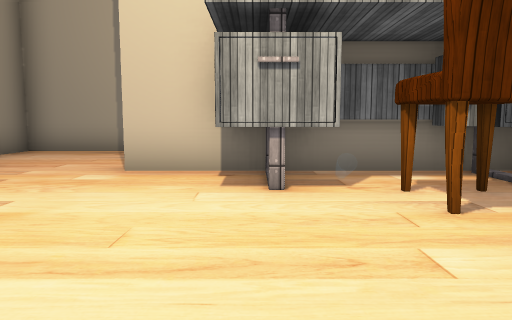
view 1 (above)

20 first-person views from a walk through a Unity game level. The camera is 1.4 m above the floor, tilts 6° down and sees 70° across. The floor is counted in squares, 2 m on a side. Each view is taken from the middle of a square. On the plan, view 1 faces up. The plan holds only what a view shows up to about 11 squares ahead; the rest is blank. The place goes on beyond the plan. The player is left out. Door leaves are left out, so doorways stand open. Some surface patterns are stand-ins.

view 2
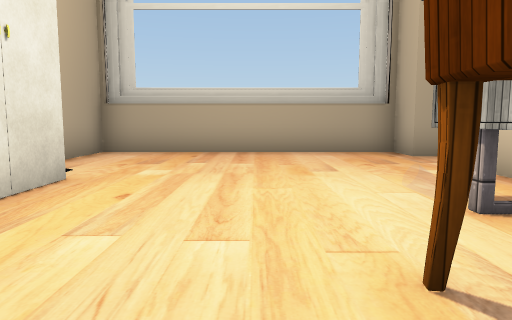

view 3
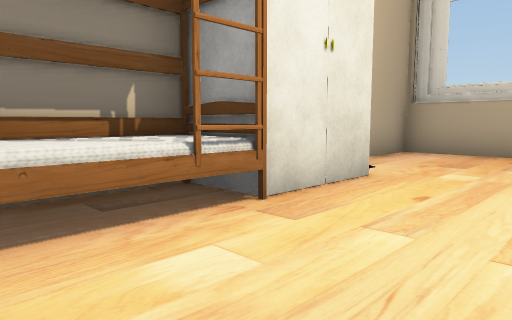

view 4
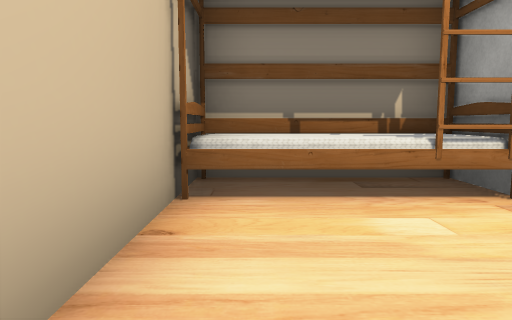

view 5
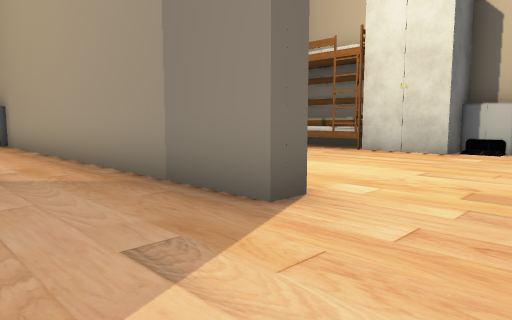

view 6
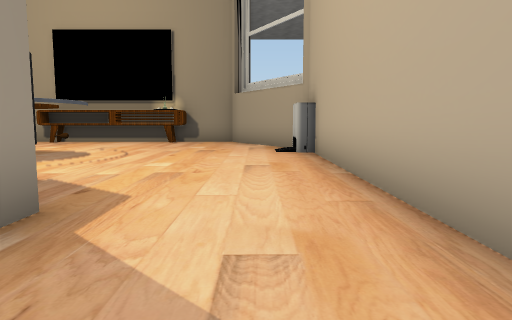

view 7
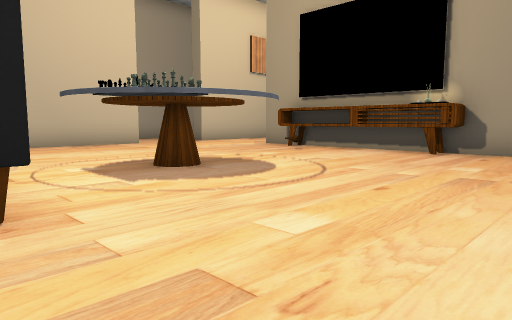

view 8
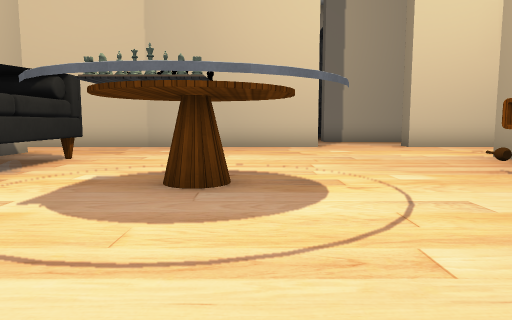

view 9
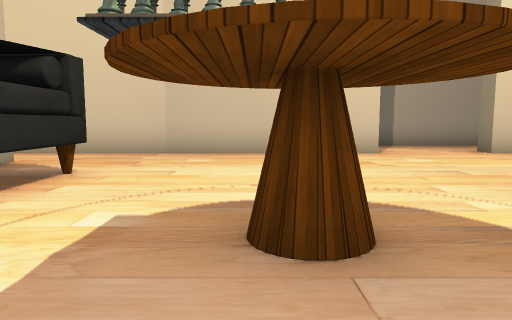

view 10
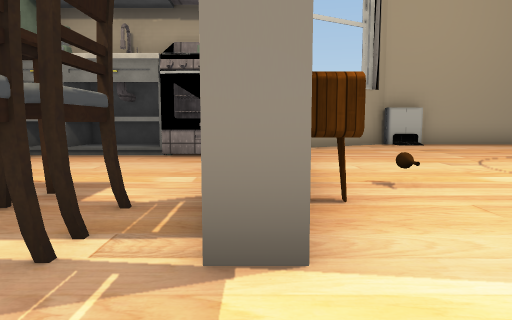

view 11
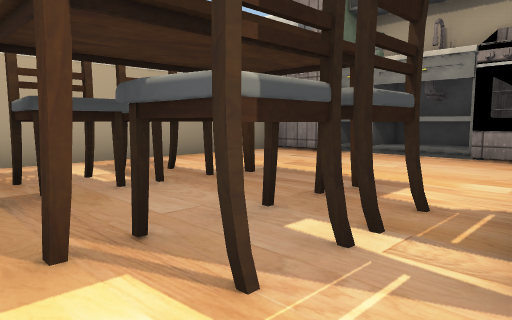

view 12
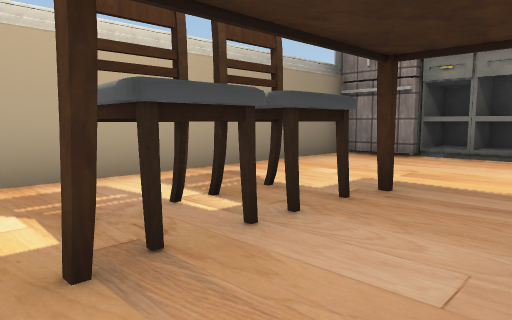

view 13
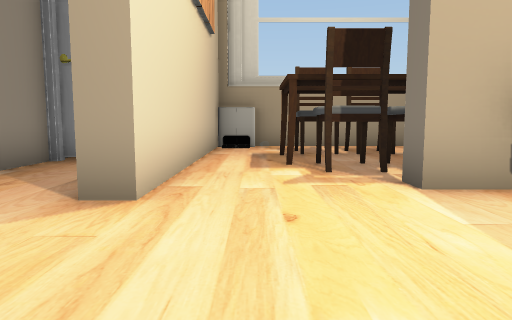

view 14
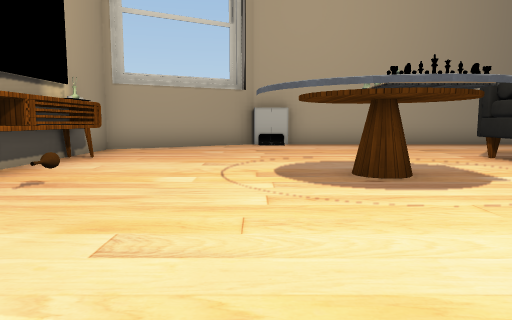

view 15
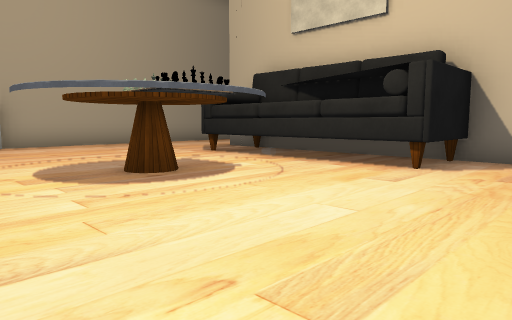

view 16
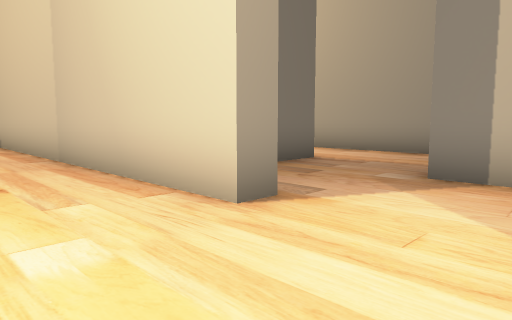

view 17
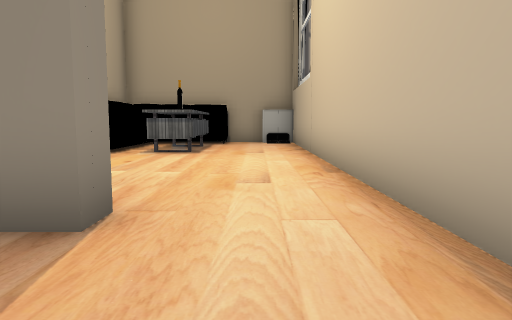

view 18
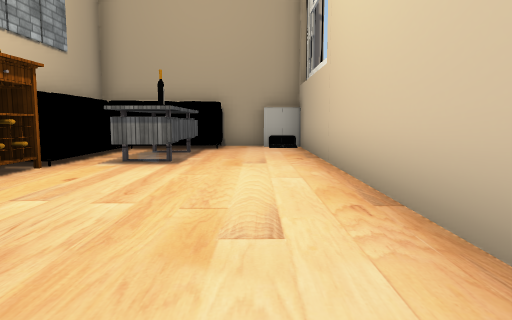

view 19
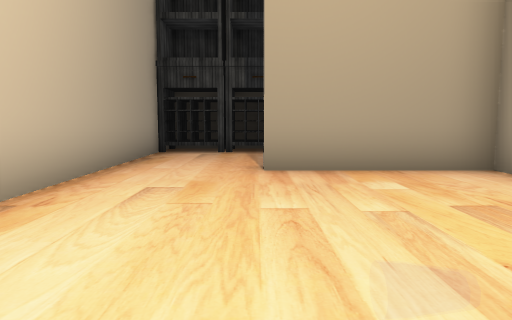

view 20
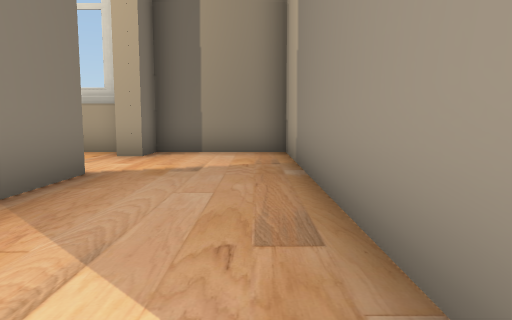

### Floor plan
Points are (right, up) in squares from view 1. A wall is a line through its corners. A room is listed if a view was taken in it or the views show most of it. See-through windows are left out.
Room 1 (views 1, 2, 3, 4, 5, 6, 7, 8, 9, 13, 14, 15, 16, 20)
walls: (2.8, 8.7) (-5.4, 8.7) (-5.4, 5.7) (-4.4, 5.7) (-4.4, 5.2) (-5.4, 5.2) (-5.4, -1.5) (-3.6, -1.5); (3.8, 5.2) (3.2, 5.2); (2.8, 5.2) (0.4, 5.2); (0.2, 5.2) (-1.9, 5.2) (-1.9, 5.7) (8, 5.7) (8, 6.1) (9, 6.1); (0.9, 3.6) (0.4, 3.6); (9.4, 5.9) (12.7, 7.8) (12.7, 14); (2.8, 16.4) (2.8, 15.1) (4.7, 15.1) (4.7, 9.8); (12.1, 9.5) (12.8, 9.5); (12.1, 11.9) (12.6, 11.9); (12.8, 9.4) (12.2, 9.4) (12.2, 14.3); (12.7, 14.3) (12.7, 15.3); (9.7, 18.1) (3.4, 18.1); (0.6, -1.5) (3.7, -1.5) (3.7, 2); (-2.4, -1.1) (-1.5, -1.1); (12.2, 18.1) (12.2, 18.6); (15.5, 20.7) (10.3, 20.7)
low walls: (2.8, 9.8) (2.8, 8.7)
ways out: opening at (13, 16.5) to room 2; open door at (13, 9) to room 2; opening at (10, 19) to room 3; opening at (3, 17)
objects: other object (-1, -1) to (1, -1); other object (0, 4); other object (2, -1) to (3, -1); other object (2, 3); other object (6, 11) to (9, 13); other object (11, 13)
Room 2 (views 10, 11, 12)
walls: (12.7, 15.3) (13.4, 15.3); (12.2, 14.3) (12.7, 14.3); (19.1, 17) (19.1, 18.1) (12.2, 18.1); (14.9, 9.5) (17.5, 9.5); (19.5, 9.9) (19.5, 17.1); (17.3, 8.2) (17.8, 8.2)
ways out: opening at (13, 16.5) to room 1; open door at (13, 9) to room 1; open door at (16.3, 9.6)
objects: other object (14, 9); other object (14, 14) to (15, 15); other object (14, 16) to (15, 16); other object (17, 14) to (17, 15); other object (17, 16); other object (18, 9) to (19, 9)
Room 3 (views 17, 18, 19)
walls: (7.2, 18.6) (7.2, 21.9) (7.7, 21.9) (7.7, 20.8); (10.2, 24.2) (-2.2, 24.2) (-2.2, 23.3); (9.7, 18.6) (9.7, 18.1); (11.6, 21.8) (11.6, 24.1); (-2.2, 20.5) (-2.2, 19); (-2.6, 23.2) (-2.6, 22)
ways out: opening at (10, 19) to room 1
objects: other object (0, 21) to (2, 21); other object (3, 19); other object (11, 22) to (11, 23); other object (11, 24)

Where each view was taken, in squares from view 1:
view 1: 0 up, 0 right, facing up
view 2: 2 up, 3 right, facing left
view 3: 2 up, 3 right, facing down-left
view 4: 3 up, 3 right, facing down
view 5: 8 up, 4 left, facing down-right
view 6: 7 up, 0 right, facing right
view 7: 7 up, 4 right, facing up-right
view 8: 8 up, 8 right, facing up
view 9: 10 up, 7 right, facing up
view 10: 17 up, 13 right, facing down
view 11: 17 up, 13 right, facing down-right
view 12: 17 up, 15 right, facing down-right
view 13: 17 up, 9 right, facing right
view 14: 17 up, 9 right, facing down
view 15: 17 up, 10 right, facing down-left
view 16: 16 up, 12 right, facing up-left
view 17: 23 up, 10 right, facing left
view 18: 23 up, 8 right, facing left
view 19: 22 up, 2 right, facing right
view 20: 8 up, 3 right, facing left
